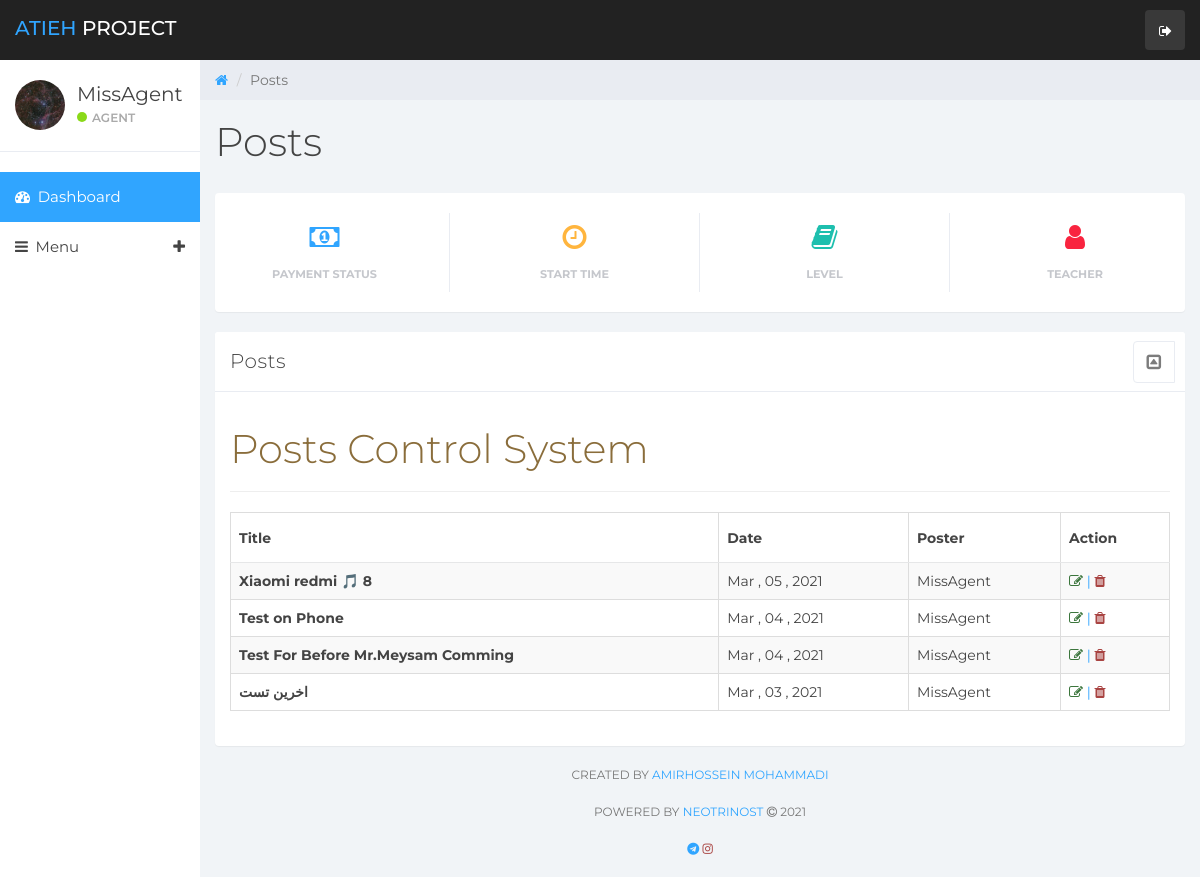
Screenshot of /people/agent/posts.php (signed in) with the database file from the repository.
### tables this page shows
CREATE TABLE agent
(
    agent_code TEXT,
    password   TEXT,
    username   TEXT,
    full_name  TEXT,
    email      TEXT,
    phone      TEXT,
    icode      TEXT
);

CREATE TABLE post
(
    id int AUTO_INCREMENT,
    code  TEXT,
    title TEXT,
    txt   TEXT,
    dt    TEXT,
    who   TEXT,
    PRIMARY KEY (id)
);

### people/agent/include/data.php (called while the page is built, shortened)
<?php
$server = "localhost";
$user = "milad";
$passwd = "milad";
$db = "Atieh";
$conn = mysqli_connect($server, $user, $passwd, $db);
$getip = "SELECT * FROM development";
$res = mysqli_query($conn, $getip);
while ($row = mysqli_fetch_assoc($res)) {
    $ip = $row['ip'];
}
if ($_SESSION['status'] == true && $_SESSION['person'] == "agent" ) {
    $server = "localhost";
    $user = "milad";
    $passwd = "milad";
    $db = "Atieh";
    $conn = mysqli_connect($server, $user, $passwd, $db);
    $stdnt = $_SESSION['code'];
    $sql = "SELECT * FROM agent WHERE agent_code='$stdnt'";
    $result = mysqli_query($conn, $sql);
    if (mysqli_num_rows($result) > 0) {
        while ($row = mysqli_fetch_assoc($result)) {
            $username = $row["username"];
        }
    }
}
elseif ($_SESSION['person'] == "teacher") {
    header("Location: http://$ip/Atieh/people/teacher");
}
elseif ($_SESSION['person'] == "student") {
    header("Location: http://$ip/Atieh/people/student");
}
elseif ($_SESSION['person'] == "admin") {
    header("Location: http://$ip/Atieh/people/admin");
}
else {
    header("Location: http://$ip/Atieh");
}

### people/agent/posts.php (the view, shortened to what this page needs)
<?php
include("include/data.php");
$server = "localhost";
$user = "milad";
$passwd = "milad";
$db = "Atieh";
$conn = mysqli_connect($server, $user, $passwd, $db);
$sql = "SELECT * FROM post ORDER BY id DESC";
$result = mysqli_query($conn, $sql);
?>
<!DOCTYPE html>
<html>
<head>
    <link href="../pack/css/bootstrap.min.css" rel="stylesheet">
    <link href="../pack/css/font-awesome.min.css" rel="stylesheet">
    <link href="../pack/css/datepicker3.css" rel="stylesheet">
    <link href="../pack/css/styles.css" rel="stylesheet">
</head>
<body>
<?php
include("panels/sidebar.php");
?>
<div class="col-sm-9 col-sm-offset-3 col-lg-10 col-lg-offset-2 main">
    <div class="row">
        <ol class="breadcrumb">
            <li><a href="../agent">
                    <em class="fa fa-home"></em>
                </a></li>
            <li class="active">Posts</li>
        </ol>
    </div>
    <div class="row">
        <div class="col-lg-12">
            <h1 class="page-header">Posts</h1>
        </div>
    </div>
    <div class="panel panel-container">
        <?php
        include("panels/bar.php");
        ?>
    </div>
    <div class="row">
        <div class="col-md-12">
            <div class="panel panel-default">
                <div class="panel-heading">
                    Posts
                    <span class="pull-right clickable panel-toggle panel-button-tab-left">
                        <em class="fa fa-toggle-up"></em>
                    </span>
                </div>
                <div class="panel-body">
                    <h1 class="text-warning">Posts Control System</h1>
                    <hr>
                    <div class="table-responsive">
                        <table class="table table-striped table-hover table-bordered">
                            <thead class="thead-dark">
                            <tr>
                                <th scope="col">Title</th>
                                <th scope="col">Date</th>
                                <th scope="col">Poster</th>
                                <th scope="col">Action</th>
                            </tr>
                            </thead>
                            <tbody>
                                <?php
                                if (mysqli_num_rows($result) > 0) {
                                    while ($row = mysqli_fetch_assoc($result)) {
                                        ?>
                                        <tr>
                                            <th scope="row"><?php echo $row["title"]; ?></th>
                                            <td><?php echo $row["dt"]; ?></td>
                                            <td><?php echo $row["who"]; ?></td>
                                            <td>
                                                <a href="#"><i class="text-success fa fa-edit"></i></a>
                                                <bold class="text-primary">|</bold>
                                                <a href="include/del.php?code=<?php echo $row['code']; ?>"><i class="text-danger fa fa-trash"></i></a>
                                            </td>
                                        </tr>
                                        <?php
                                    }
                                }
                                ?>
                            </tbody>
                        </table>
                    </div>
                </div>
            </div>
        </div>
    </div>
    <?php
    include("panels/footer.php");
    ?>
</div>
</body>
</html>

### people/agent/panels/sidebar.php (shortened to what this page needs)
<nav class="navbar navbar-custom navbar-fixed-top" role="navigation">
    <div class="container-fluid">
        <div class="navbar-header">
            <a class="navbar-brand" href="http://<?php echo $ip; ?>/Atieh"><span>Atieh </span>Project</a>
            <ul class="nav navbar-top-links navbar-right">
                <li class="dropdown"><a class="dropdown-toggle count-info" href="http://<?php echo $ip; ?>/Atieh/people/student/user/logout.php">
                        <em class="fa fa-sign-out"></em>
                    </a>
            </ul>
        </div>
    </div>
</nav>
<div id="sidebar-collapse" class="col-sm-3 col-lg-2 sidebar">
    <div class="profile-sidebar">
        <div class="profile-userpic">
            <img src="../pack/pic.jpeg" class="img-responsive" alt="User Image">
        </div>
        <div class="profile-usertitle">
            <div class="profile-usertitle-name"><?php echo $username; ?></div>
            <div class="profile-usertitle-status"><span class="indicator label-success"></span>Agent</div>
        </div>
    </div>
    <ul class="nav menu">
        <li class="active"><a href="index.php"><em class="fa fa-dashboard">&nbsp;</em> Dashboard</a></li>
        <li class="parent "><a data-toggle="collapse" href="#sub-item-1">
                <em class="fa fa-navicon">&nbsp;</em> Menu <span data-toggle="collapse" href="#sub-item-1"
                                                                 class="icon pull-right"><em
                        class="fa fa-plus"></em></span>
            </a>
        </li>
    </ul>
</div>

### people/pack/css/styles.css (style rules this page uses)
body { background: #f1f4f7; padding-top: 60px; font-size: 14px; color: #444444; font-family: "Montserrat", "Helvetica Neue", Helvetica, Arial, sans-serif; }
a, a:hover, a:focus { color: #30a5ff; }
h1, h2, h3, h4, h5, h6 { color: #444444; }
h1 { font-weight: 300; font-size: 40px; }
.navbar-custom { background: #222; height: 60px; }
.navbar-header .navbar-brand { color: #fff; font-size: 20px; text-transform: uppercase; font-weight: 500; height: 60px; padding-top: 18px; }
.navbar-header .navbar-brand span { color: #30a5ff; }
.dropdown { background: rgba(255, 255, 255, 0.1); float: left; margin: 10px 8px; padding: 0px; border-radius: 4px; }
.dropdown a.dropdown-toggle { color: #fff; height: 40px; width: 40px; padding-top: 11px; padding-left: 9px; }
.navbar-top-links li:last-child { margin-right: 15px; }
.dropdown em { margin: 0 5px; }
.btn-link, .page-link, .text-primary { color: #30a5ff !important; }
.label-success { background-color: #8ad919; }
.panel { border: 0; }
.panel-container { padding-top: 20px; }
.panel-heading .fa-toggle-up, .panel-heading .fa-toggle-down { font-size: 17px; }
.panel-heading { font-size: 20px; font-weight: 300; letter-spacing: 0.025em; height: 60px; line-height: 38px; }
.panel-default .panel-heading { background: #fff; border-bottom: 1px solid #e9ecf2; color: #444444; }
.panel-settings a, .panel-toggle { width: 40px; padding: 2px 0 0 0; }
.panel-settings, .panel-toggle { display: inline-block; margin: -1px -5px 0 15px !important; border-radius: 4px; text-align: center; border: 1px solid #e9ecf2; color: #7c7c7c; background: #fff; width: 42px; }
.clickable { cursor: pointer; }
.panel-heading span { margin: 0px; font-size: 14px; }
.panel-button-tab-left { border-top-right-radius: 0; border-bottom-right-radius: 0; }
.navbar { border: 0; }
.sidebar { display: block; padding: 0; display: none; box-shadow: none; background: #fff; }
.sidebar ul { margin: 20px 0px; }
@media (min-width: 768px) { .sidebar { display: block; position: fixed; top: 60px; bottom: 0; left: 0; z-index: 1000; display: block; margin: 0; padding: 0; overflow-x: hidden; overflow-y: auto; } }
@media (min-width: 768px) { .navbar-header { width: 100%; } }
.sidebar ul.nav .active a, .sidebar ul.nav li.parent a.active, .sidebar ul.nav .active > a:hover, .sidebar ul.nav li.parent a.active:hover, .sidebar ul.nav .active > a:focus, .sidebar ul.nav li.parent a.active:focus { color: #fff; background-color: #30a5ff; }
.sidebar ul.nav li a { height: 50px; font-size: 15px; line-height: 2em; color: #444444; }
.profile-sidebar { padding: 10px 0; border-bottom: 1px solid #e9ecf2; }
.indicator { width: 10px; height: 10px; display: inline-block; border-radius: 9999px; margin-right: 5px; }
.profile-userpic img { float: left; margin: 10px 0px 0px 15px; width: 50px; height: 50px; border-radius: 9999px !important; }
.profile-usertitle { float: left; text-align: left; margin: 10px 0 0 12px; }
.profile-usertitle-name { font-size: 20px; margin-bottom: 0px; }
.profile-usertitle-status { text-transform: uppercase; color: #AAA; font-size: 12px; font-weight: 600; margin-bottom: 15px; }
.breadcrumb { border-radius: 0; padding: 10px 15px 10px 15px; background: #e9ecf2; margin: 0; }
h1.page-header { margin-top: 20px; border-bottom: 0; }
.table { background: #fff; }
.table > thead > tr > th { border-bottom: 1px solid #e6e7e8; vertical-align: middle; height: 50px; }

### rows the page displays
agent: username "MissAgent"
post: title "Xiaomi redmi 🎵 8", dt "Mar , 05 , 2021", who "MissAgent"
post: title "Test on Phone", dt "Mar , 04 , 2021", who "MissAgent"
post: title "Test For Before Mr.Meysam Comming", dt "Mar , 04 , 2021", who "MissAgent"
post: title "اخرین تست", dt "Mar , 03 , 2021", who "MissAgent"
